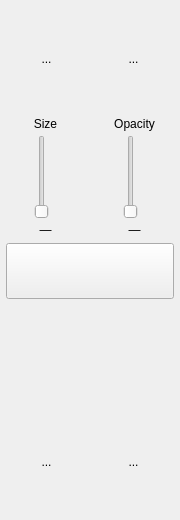
<?xml version="1.0" encoding="UTF-8"?>
<ui version="4.0">
 <class>TouchDockerWidget</class>
 <widget class="QWidget" name="TouchDockerWidget">
  <property name="geometry">
   <rect>
    <x>0</x>
    <y>0</y>
    <width>180</width>
    <height>520</height>
   </rect>
  </property>
  <property name="windowTitle">
   <string>Form</string>
  </property>
  <layout class="QVBoxLayout" name="verticalLayout">
   <property name="leftMargin">
    <number>6</number>
   </property>
   <property name="topMargin">
    <number>6</number>
   </property>
   <property name="rightMargin">
    <number>6</number>
   </property>
   <property name="bottomMargin">
    <number>6</number>
   </property>
   <item>
    <layout class="QHBoxLayout" name="horizontalLayoutUndoRedo">
     <property name="spacing">
      <number>6</number>
     </property>
     <item>
      <widget class="KisStretchedIconButton" name="btnUndo">
       <property name="sizePolicy">
        <sizepolicy hsizetype="Expanding" vsizetype="Expanding">
         <horstretch>0</horstretch>
         <verstretch>0</verstretch>
        </sizepolicy>
       </property>
       <property name="text">
        <string>...</string>
       </property>
       <property name="autoRaise">
        <bool>true</bool>
       </property>
      </widget>
     </item>
     <item>
      <widget class="KisStretchedIconButton" name="btnRedo">
       <property name="sizePolicy">
        <sizepolicy hsizetype="Expanding" vsizetype="Expanding">
         <horstretch>0</horstretch>
         <verstretch>0</verstretch>
        </sizepolicy>
       </property>
       <property name="text">
        <string>...</string>
       </property>
       <property name="autoRaise">
        <bool>true</bool>
       </property>
      </widget>
     </item>
    </layout>
   </item>
   <item>
    <layout class="QHBoxLayout" name="horizontalLayoutSliders">
     <property name="spacing">
      <number>10</number>
     </property>
     <item>
      <layout class="QVBoxLayout" name="verticalLayoutSize">
       <property name="spacing">
        <number>4</number>
       </property>
       <item>
        <widget class="QLabel" name="lblSizeTitle">
         <property name="text">
          <string>Size</string>
         </property>
         <property name="alignment">
          <set>Qt::AlignCenter</set>
         </property>
        </widget>
       </item>
       <item>
        <widget class="QSlider" name="sliderSize">
         <property name="minimumSize">
          <size>
           <width>44</width>
           <height>0</height>
          </size>
         </property>
         <property name="maximumSize">
          <size>
           <width>72</width>
           <height>16777215</height>
          </size>
         </property>
         <property name="orientation">
          <enum>Qt::Vertical</enum>
         </property>
        </widget>
       </item>
       <item>
        <widget class="QLabel" name="lblSizeValue">
         <property name="text">
          <string>—</string>
         </property>
         <property name="alignment">
          <set>Qt::AlignCenter</set>
         </property>
        </widget>
       </item>
      </layout>
     </item>
     <item>
      <layout class="QVBoxLayout" name="verticalLayoutOpacity">
       <property name="spacing">
        <number>4</number>
       </property>
       <item>
        <widget class="QLabel" name="lblOpacityTitle">
         <property name="text">
          <string>Opacity</string>
         </property>
         <property name="alignment">
          <set>Qt::AlignCenter</set>
         </property>
        </widget>
       </item>
       <item>
        <widget class="QSlider" name="sliderOpacity">
         <property name="minimumSize">
          <size>
           <width>44</width>
           <height>0</height>
          </size>
         </property>
         <property name="maximumSize">
          <size>
           <width>72</width>
           <height>16777215</height>
          </size>
         </property>
         <property name="orientation">
          <enum>Qt::Vertical</enum>
         </property>
        </widget>
       </item>
       <item>
        <widget class="QLabel" name="lblOpacityValue">
         <property name="text">
          <string>—</string>
         </property>
         <property name="alignment">
          <set>Qt::AlignCenter</set>
         </property>
        </widget>
       </item>
      </layout>
     </item>
   </layout>
  </item>
  <item>
   <widget class="KisColorButton" name="btnColor">
    <property name="sizePolicy">
     <sizepolicy hsizetype="Expanding" vsizetype="Fixed">
      <horstretch>0</horstretch>
      <verstretch>0</verstretch>
     </sizepolicy>
    </property>
    <property name="minimumSize">
     <size>
      <width>0</width>
      <height>56</height>
     </size>
    </property>
    <property name="text">
     <string> </string>
    </property>
   </widget>
  </item>
   <item>
    <spacer name="verticalSpacer">
     <property name="orientation">
      <enum>Qt::Vertical</enum>
     </property>
     <property name="sizeHint" stdset="0">
      <size>
       <width>20</width>
       <height>10</height>
      </size>
     </property>
    </spacer>
   </item>
   <item>
    <layout class="QHBoxLayout" name="horizontalLayoutBottomButtons">
     <property name="spacing">
      <number>6</number>
     </property>
     <item>
      <widget class="KisStretchedIconButton" name="btnModify">
       <property name="sizePolicy">
        <sizepolicy hsizetype="Expanding" vsizetype="Expanding">
         <horstretch>0</horstretch>
         <verstretch>0</verstretch>
        </sizepolicy>
       </property>
       <property name="text">
        <string>...</string>
       </property>
       <property name="autoRaise">
        <bool>true</bool>
       </property>
      </widget>
     </item>
     <item>
      <widget class="KisStretchedIconButton" name="btnActions">
       <property name="sizePolicy">
        <sizepolicy hsizetype="Expanding" vsizetype="Expanding">
         <horstretch>0</horstretch>
         <verstretch>0</verstretch>
        </sizepolicy>
       </property>
       <property name="text">
        <string>...</string>
       </property>
       <property name="autoRaise">
        <bool>true</bool>
       </property>
      </widget>
     </item>
    </layout>
   </item>
  </layout>
 </widget>
 <customwidgets>
 <customwidget>
  <class>KisStretchedIconButton</class>
  <extends>QToolButton</extends>
  <header location="global">KisStretchedIconButton.h</header>
 </customwidget>
  <customwidget>
   <class>KisColorButton</class>
   <extends>QPushButton</extends>
   <header>kis_color_button.h</header>
  </customwidget>
 </customwidgets>
 <resources/>
 <connections/>
</ui>
